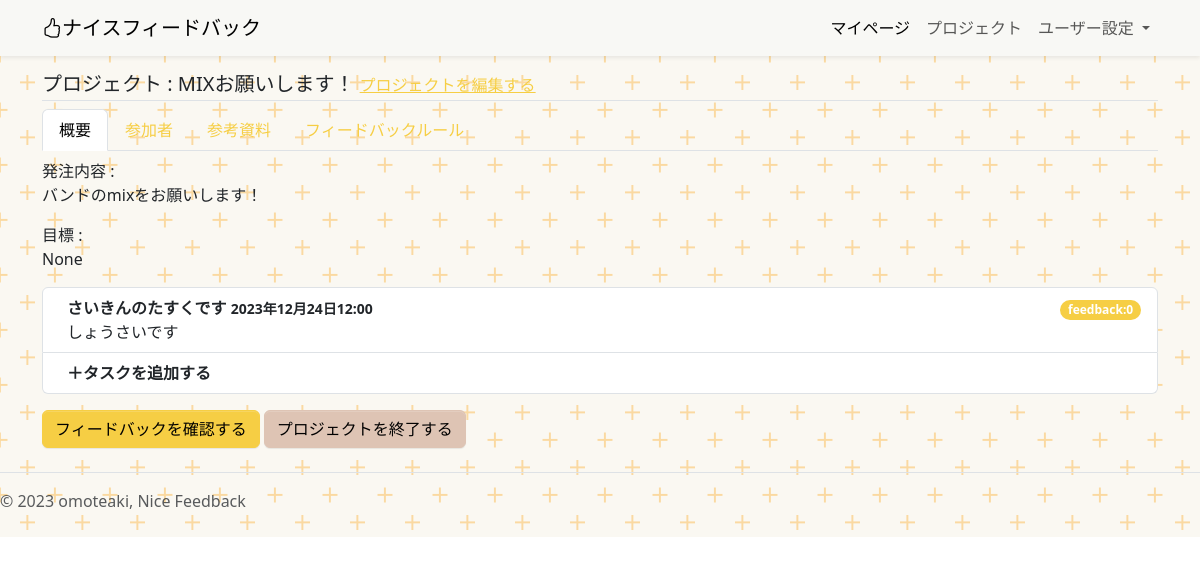
Screenshot of /project/10 (signed in) with the database file from the repository.
### project/models.py (models this page shows, shortened)
class Project(models.Model):
    title = models.CharField(
        verbose_name="プロジェクトのタイトル",
        max_length=30,
    )
    about = models.TextField(
        verbose_name="このプロジェクトについて"
    )
    purpose = models.TextField(
        verbose_name="このプロジェクトで実現したいこと",
        null=True
    )
    deadline_datetime = models.DateTimeField(
        verbose_name="締め切り日時",
    )
    reference_image1 = models.ImageField(
        verbose_name="参考画像1",
        upload_to="references",
        blank=True,
        null=True,
    )
    reference_image2 = models.ImageField(
        verbose_name="参考画像2",
        upload_to="references",
        blank=True,
        null=True,
    )
    reference_image3 = models.ImageField(
        verbose_name="参考画像3",
        upload_to="references",
        blank=True,
        null=True,
    )
    reference_movie1 = models.FileField(
        verbose_name="参考動画1",
        upload_to="references",
        blank=True,
        null=True,
    )
    reference_movie2 = models.FileField(
        verbose_name="参考動画2",
        upload_to="references",
        blank=True,
        null=True,
    )
    reference_movie3 = models.FileField(
        verbose_name="参考動画3",
        upload_to="references",
        blank=True,
        null=True,
    )
    reference_music1 = models.FileField(
        verbose_name="参考音源1",
        upload_to="references",
        blank=True,
        null=True,
    )
    reference_music2 = models.FileField(
        verbose_name="参考音源2",
        upload_to="references",
        blank=True,
        null=True,
    )
    reference_music3 = models.FileField(
        verbose_name="参考音源3",
        upload_to="references",
        blank=True,
        null=True,
    )
    reference_url1 = models.URLField(
        verbose_name="参考URL1",
        blank=True,
        null=True,
    )
    reference_url2 = models.URLField(
        verbose_name="参考URL2",
        blank=True,
        null=True,
    )
    reference_url3 = models.URLField(
        verbose_name="参考URL3",
        blank=True,
        null=True,
    )
    created_at = models.DateTimeField(
        verbose_name="プロジェクトを登録した日時",
        auto_now_add=True,
    )
    updated_at = models.DateTimeField(
        verbose_name="プロジェクトの詳細を更新した時間",
        auto_now=True,
    )
    orderer_user = models.ForeignKey(
        CustomUser,
        verbose_name="発注者",
        on_delete=models.PROTECT,
        related_name="orderer_user",
    )
    contractor_user = models.ForeignKey(
        CustomUser,
        verbose_name="受注者",
        on_delete=models.PROTECT,
        related_name="contractor_user",
    )
    orderer_users = models.ManyToManyField(
        CustomUser,
        verbose_name="発注者のサポーター",
        blank=True,
        related_name="orderer_users",
    )
    contractor_users = models.ManyToManyField(
        CustomUser,
        verbose_name="受注者のサポーター",
        blank=True,
        related_name="contractor_users",
    )
    created_user = models.ForeignKey(
        CustomUser,
        verbose_name="プロジェクトの作成者",
        on_delete=models.PROTECT,
        related_name="created_user"
    )
    is_done = models.BooleanField(
        default=False,
        help_text="プロジェクトが完了したらTrue"
    )
    is_accepted = models.BooleanField(
        default=False,
        help_text="プロジェクトを確認してもらえたらTrue"
    )
    feedback_rule = models.ForeignKey(
        UserDetail,
        verbose_name="受注した人が設定したフィードバックルール",
        on_delete=models.CASCADE,
        blank=True,
        null=True,
    )

class Task(models.Model):
    title = models.CharField(
        verbose_name="タイトル",
        max_length=30,
    )
    content = models.TextField(
        verbose_name="本文"
    )
    deadline_datetime = models.DateTimeField(
        verbose_name="締め切り日時",
    )
    added_at = models.DateTimeField(
        verbose_name="タスクを追加した日時",
        auto_now_add=True,
    )
    project = models.ForeignKey(
        Project,
        verbose_name="プロジェクト",
        on_delete=models.CASCADE
    )
    def __str__(self):
        return self.title

### project/views.py (the view)
# urls.py: path('project/<int:pk>', views.ProjectDetailView.as_view(), name="project_detail"),
class ProjectDetailView(DetailView):
    template_name = "project_detail.html"
    context_object_name = "project"
    model = Project
    def get_context_data(self, **kwargs):
        context = super().get_context_data(**kwargs)
        context["tasks"] = Task.objects.filter(project_id=self.kwargs["pk"]).annotate(count=Count("feedback"))
        context["feedbacks"] = Feedback.objects.filter(task_id__in=context["tasks"])
        context["todo_list"] = ToDo.objects.filter(project_id=self.kwargs["pk"])
        context["detail"] = UserDetail.objects.filter(user_id=self.object.contractor_user)
        print(context["detail"])
        if 'propose_message' in self.request.session:
            context["message"] = self.request.session['propose_message']
            del self.request.session['propose_message']
        return context

### account/models.py (called while the page is built)
    def __str__(self):
        detail_label_name = str(self.user) + str(self.label_select)
        return detail_label_name

### project/templates/project_detail.html (shortened to what this page needs)
{% extends "base.html" %}
{% block contents %}
  {% if request.user != project.contractor_user and request.user != project.orderer_user %}
  <p>
    閲覧権がありません。<a href="{% url "project:index" %}">マイページへ戻る</a>
  </p>
  {% else %}
  <div class="container " id="featured-3">
  <h5 class="pb-1 border-bottom">プロジェクト : {{project.title}}
  {% if request.user == project.orderer_user %}
    <span>
      <a href="{% url "project:project_update" project.pk %}" class="fs-6">プロジェクトを編集する</a>
    </span>
  {% endif %}
  </h5>
  <ul class="nav nav-tabs mb-2" id="myTab" role="tablist">
    <li class="nav-item" role="presentation">
      <button class="nav-link active" id="home-tab" data-bs-toggle="tab" data-bs-target="#home-tab-pane" type="button" role="tab" aria-controls="home-tab-pane" aria-selected="true">概要</button>
    </li>
    <li class="nav-item" role="presentation">
      <button class="nav-link" id="profile-tab" data-bs-toggle="tab" data-bs-target="#profile-tab-pane" type="button" role="tab" aria-controls="profile-tab-pane" aria-selected="false">参加者</button>
    </li>
    <li class="nav-item" role="presentation">
      <button class="nav-link" id="contact-tab" data-bs-toggle="tab" data-bs-target="#contact-tab-pane" type="button" role="tab" aria-controls="contact-tab-pane" aria-selected="false">参考資料</button>
    </li>
    <li class="nav-item" role="presentation">
      <button class="nav-link" id="disabled-tab" data-bs-toggle="tab" data-bs-target="#disabled-tab-pane" type="button" role="tab" aria-controls="disabled-tab-pane" aria-selected="false" >フィードバックルール</button>
    </li>
  </ul>
  <div class="tab-content" id="myTabContent">
    <div class="tab-pane fade show active" id="home-tab-pane" role="tabpanel" aria-labelledby="home-tab" tabindex="0">
      <div class="div">
        <p>発注内容 : <br>
          {{project.about|linebreaksbr}}
        </p>
        <p>目標 : <br>
          {{project.purpose|linebreaksbr}}
        </p>
      </div>
      <div class="list-group mb-3">
        {% for task in tasks %}
        <a href="{% url "project:task_detail" task.pk %}" class="list-group-item align-items-start">
          <div class="ms-2 me-auto">
            <div class="d-flex justify-content-between">
              <div class="fw-bold">{{task}} <small class="">{{task.deadline_datetime}}</small> </div>
              <div>
                <span class="badge bg-primary rounded-pill">feedback:{{task.count}}</span>
              </div>
            </div>
            {{task.content}}
          </div>
        </a>
        {% endfor %}
        {% if request.user == project.orderer_user %}
        <a href="{% url "project:add_task" project.pk %}" class="list-group-item d-flex justify-content-between align-items-start">
          <div class="ms-2 me-auto">
            <div class="fw-bold">＋タスクを追加する</div>
          </div>
        </a>
        {% endif %}
      </div>
      <button class="btn btn-primary" type="button" data-bs-toggle="offcanvas" data-bs-target="#offcanvasRight" aria-controls="offcanvasRight">フィードバックを確認する</button>
      {% if request.user == project.orderer_user %}
      <a class="btn btn-secondary" href="{% url "project:project_done" project.pk %}">プロジェクトを終了する</a>
      {% endif %}
    </div>
  </div>
  </div>
  {% endif %}
{% endblock %}

### static/css/style.css (style rules this page uses)
body { position: relative; }

### rows the page displays
Project: title "MIXお願いします！", about "バンドのmixをお願いします！", purpose "None"
Task: title "さいきんのたすくです", deadline_datetime "2023年12月24日12:00", count "0", content "しょうさいです"
